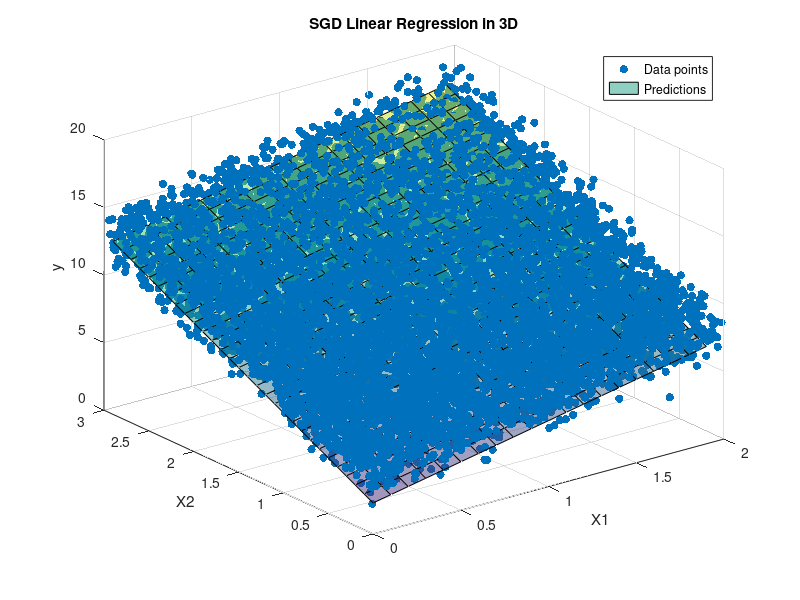
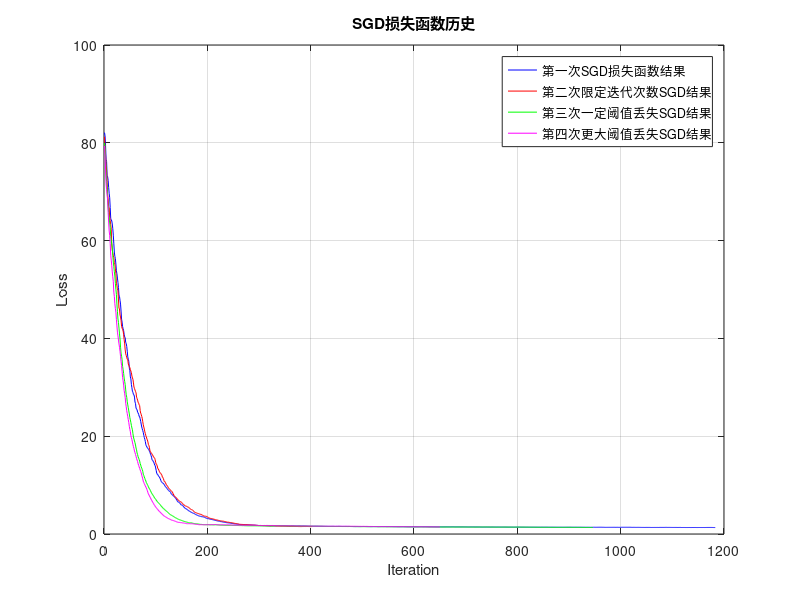

The MATLAB script that drew these images, in order:
clc;
clear;

% 生成数据
rng(0); % 设置随机种子以确保结果可重复
X1 = 2 * rand(10000, 1);
X2 = 3 * rand(10000, 1);
y = 4 + 2*X1 + 3*X2 + randn(10000, 1);

% 添加x0 = 1到每个实例（用于截距项）
X_b = [ones(10000, 1), X1, X2];

% 参数设置
eta = 0.001; % 学习率
max_iterations = 100000; % 最大迭代次数
tolerance = 1e-6; % 损失函数变化的容忍度
m = size(X_b, 1); % 样本数量

% 初始化参数实际上决定了从哪一点开始，后续将从同一个点开始
initial_theta = rand(3, 1);
theta = initial_theta;

% 初始化损失函数值
loss_history = [];
previous_loss = Inf;

% 第一次随机梯度下降以找到当前数据集可能存在的收敛次数
for iteration = 1:max_iterations
    random_index = randi(m);
    xi = X_b(random_index, :);
    yi = y(random_index);
    gradient = 2 * xi' * (xi * theta - yi);
    theta = theta - eta * gradient;
    
    % 计算当前损失函数值
    predictions = X_b * theta;
    current_loss = mean((predictions - y).^2);
    loss_history = [loss_history, current_loss];
    
    % 检查损失函数是否收敛
    if abs(current_loss - previous_loss) < tolerance
        convergence_iteration = iteration;
        fprintf('第一次收敛于第 %d 次迭代，损失函数值为 %.6f\n', convergence_iteration, current_loss);
        fprintf('拟合的超平面方程为: y = %.2f + %.2fx1 + %.2fx2\n', theta(1), theta(2), theta(3));
        break;
    end
    
    previous_loss = current_loss;
end

% 如果没有在最大迭代次数内收敛，设置收敛次数为最大迭代次数
if ~exist('convergence_iteration', 'var')
    convergence_iteration = max_iterations;
    fprintf('未在最大迭代次数内收敛，使用最大迭代次数 %d\n', convergence_iteration);
end

% 使用收敛次数的0.8倍作为新的最大迭代次数
new_max_iterations = floor(convergence_iteration * 0.8);
fprintf('使用新的最大迭代次数: %d\n', new_max_iterations);

% 重新初始化参数为第一次SGD之前的初始值
theta = initial_theta;

% 初始化损失函数值
loss_history_new = [];
previous_loss = Inf;

% 第二次随机梯度下降使用新的最大迭代次数
for iteration = 1:new_max_iterations
    random_index = randi(m);
    xi = X_b(random_index, :);
    yi = y(random_index);
    gradient = 2 * xi' * (xi * theta - yi);
    theta = theta - eta * gradient;
    
    % 计算当前损失函数值
    predictions = X_b * theta;
    current_loss = mean((predictions - y).^2);
    loss_history_new = [loss_history_new, current_loss];
    
    % 检查损失函数是否收敛
    if abs(current_loss - previous_loss) < tolerance
        fprintf('第二次在新最大迭代次数内收敛于第 %d 次迭代，损失函数值为 %.6f\n', iteration, current_loss);
        fprintf('拟合的超平面方程为: y = %.2f + %.2fx1 + %.2fx2\n', theta(1), theta(2), theta(3));
        break;
    end
    
    previous_loss = current_loss;
end

% 如果第二次循环结束后仍未收敛，输出最后一次的损失函数值和拟合方程
if length(loss_history_new) == new_max_iterations
    final_loss = loss_history_new(end);
    fprintf('第二次在达到最大迭代次数 %d 后，损失函数值为 %.6f\n', new_max_iterations, final_loss);
    fprintf('拟合的超平面方程为: y = %.2f + %.2fx1 + %.2fx2\n', theta(1), theta(2), theta(3));
end

% 重新初始化参数为第一次SGD之前的初始值
theta = initial_theta;

% 初始化损失函数值
loss_history_filtered = [];
previous_loss = Inf;

% 第三次随机梯度下降使用与第二次相同的最大迭代次数
iteration_count = 0;
grad_norms_third = []; % 存储梯度范数

while iteration_count < new_max_iterations
    random_index = randi(m);
    xi = X_b(random_index, :);
    yi = y(random_index);
    gradient = 2 * xi' * (xi * theta - yi);
    grad_norm = norm(gradient);
    grad_norms_third = [grad_norms_third, grad_norm];
    grad_norms_sorted = sort(grad_norms_third, 'descend');
    p_percentile = ceil(length(grad_norms_sorted) * 0.75); % 前75%
    threshold = grad_norms_sorted(p_percentile);
    
    % 检查梯度是否大于阈值
    if grad_norm >= threshold
        theta = theta - eta * gradient;
        iteration_count = iteration_count + 1;
        
        % 计算当前损失函数值
        predictions = X_b * theta;
        current_loss = mean((predictions - y).^2);
        loss_history_filtered = [loss_history_filtered, current_loss];
        
        % 检查损失函数是否收敛
        if abs(current_loss - previous_loss) < tolerance
            fprintf('第三次在新最大迭代次数内收敛于第 %d 次迭代，损失函数值为 %.6f\n', iteration_count, current_loss);
            fprintf('拟合的超平面方程为: y = %.2f + %.2fx1 + %.2fx2\n', theta(1), theta(2), theta(3));
            break;
        end
        
        previous_loss = current_loss;
    end
end

% 如果第三次循环结束后仍未收敛，输出最后一次的损失函数值和拟合方程
if iteration_count == new_max_iterations
    final_loss = loss_history_filtered(end);
    fprintf('第三次在达到最大迭代次数 %d 后，损失函数值为 %.6f\n', new_max_iterations, final_loss);
    fprintf('拟合的超平面方程为: y = %.2f + %.2fx1 + %.2fx2\n', theta(1), theta(2), theta(3));
end

% 重新初始化参数为第一次SGD之前的初始值
theta = initial_theta;

% 初始化损失函数值
loss_history_filtered_4th = [];
previous_loss = Inf;

% 第四次随机梯度下降使用与第二次相同的最大迭代次数
iteration_count = 0;
grad_norms_fourth = []; % 存储梯度范数

while iteration_count < new_max_iterations
    random_index = randi(m);
    xi = X_b(random_index, :);
    yi = y(random_index);
    gradient = 2 * xi' * (xi * theta - yi);
    grad_norm = norm(gradient);
    grad_norms_fourth = [grad_norms_fourth, grad_norm];
    grad_norms_sorted = sort(grad_norms_fourth, 'descend');
    p_percentile = ceil(length(grad_norms_sorted) * 0.5); % 前50%
    threshold = grad_norms_sorted(p_percentile);
    
    % 检查梯度是否大于阈值
    if grad_norm >= threshold
        theta = theta - eta * gradient;
        iteration_count = iteration_count + 1;
        
        % 计算当前损失函数值
        predictions = X_b * theta;
        current_loss = mean((predictions - y).^2);
        loss_history_filtered_4th = [loss_history_filtered_4th, current_loss];
        
        % 检查损失函数是否收敛
        if abs(current_loss - previous_loss) < tolerance
            fprintf('第四次在新最大迭代次数内收敛于第 %d 次迭代，损失函数值为 %.6f\n', iteration_count, current_loss);
            fprintf('拟合的超平面方程为: y = %.2f + %.2fx1 + %.2fx2\n', theta(1), theta(2), theta(3));
            break;
        end
        
        previous_loss = current_loss;
    end
end

% 如果第四次循环结束后仍未收敛，输出最后一次的损失函数值和拟合方程
if iteration_count == new_max_iterations
    final_loss = loss_history_filtered_4th(end);
    fprintf('第四次在达到最大迭代次数 %d 后，损失函数值为 %.6f\n', new_max_iterations, final_loss);
    fprintf('拟合的超平面方程为: y = %.2f + %.2fx1 + %.2fx2\n', theta(1), theta(2), theta(3));
end

% 绘制结果
figure;
scatter3(X1, X2, y, 'filled', 'DisplayName', 'Data points'); % 原始数据点
hold on;

% 创建网格以便绘制拟合超平面
[X1_grid, X2_grid] = meshgrid(min(X1):0.1:max(X1), min(X2):0.1:max(X2));
X_b_grid = [ones(numel(X1_grid), 1), X1_grid(:), X2_grid(:)];
y_predict_grid = X_b_grid * theta;
y_predict_grid = reshape(y_predict_grid, size(X1_grid));

surf(X1_grid, X2_grid, y_predict_grid, 'FaceAlpha', 0.5, 'DisplayName', 'Predictions'); % 拟合超平面
xlabel('X1');
ylabel('X2');
zlabel('y');
title('SGD Linear Regression in 3D');
legend show;
grid on;
view(3); % 设置视角为3D

% 合并绘制第一次、第二次、第三次和第四次损失函数历史
figure;
plot(loss_history, 'b', 'DisplayName', '第一次SGD损失函数结果');
hold on;
plot(loss_history_new, 'r', 'DisplayName', '第二次限定迭代次数SGD结果');
plot(loss_history_filtered, 'g', 'DisplayName', '第三次一定阈值丢失SGD结果');
plot(loss_history_filtered_4th, 'm', 'DisplayName', '第四次更大阈值丢失SGD结果');
xlabel('Iteration');
ylabel('Loss');
title('SGD损失函数历史');
legend show;
grid on;


% 第一次SGD:
% 目标：找到最大迭代次数，若没有则为提前设置的最大值。
% 迭代次数：最大迭代次数 max_iterations。
% 梯度阈值：无限制。
% 收敛条件：损失函数的变化小于 tolerance (1e-6)。
% 第二次SGD:
% 目标：使用第一次找到的最大迭代次数的0.8倍。
% 迭代次数：convergence_iteration * 0.8。
% 梯度阈值：无限制。
% 收敛条件：损失函数的变化小于 tolerance (1e-6)。
% 第三次SGD:
% 目标：使用与第二次相同的迭代次数，但增加梯度阈值以过滤小梯度更新。
% 迭代次数：convergence_iteration * 0.8。
% 梯度阈值：所维护的梯度数组的前75%。
% 收敛条件：损失函数的变化小于 tolerance (1e-6)。
% 第四次SGD:
% 目标：使用与第二次相同的迭代次数，但使用更大的梯度阈值。
% 迭代次数：convergence_iteration * 0.8。
% 梯度阈值：所维护的梯度数组的前50%。
% 收敛条件：损失函数的变化小于 tolerance (1e-6)。

% 实验1与2表明，只是通过限制次数不会影响同一次数下（未达到收敛极限前）的收敛效果 ？
% --》联合实验3或4：过滤更新过程中造成的丢失造成的负面影响小于因为只传递重要梯度的优势影响。
% 
% 实验2与3表明，同一次数下进行一定程度的过滤，不仅不会影响收敛效果，反而会加快收敛
% 
% 实验3与4表明，在实验3条件下，设置更加苛刻的有效更新条件，会使得收敛更加快速 （但具有平台效应？）
% 方案3与4本身节约的是通信资源，大量使用本地计算资源，理论上p的值越小收敛曲线相比于原本越明显。
% (过低p值有可能导致本地无法更新结果)







